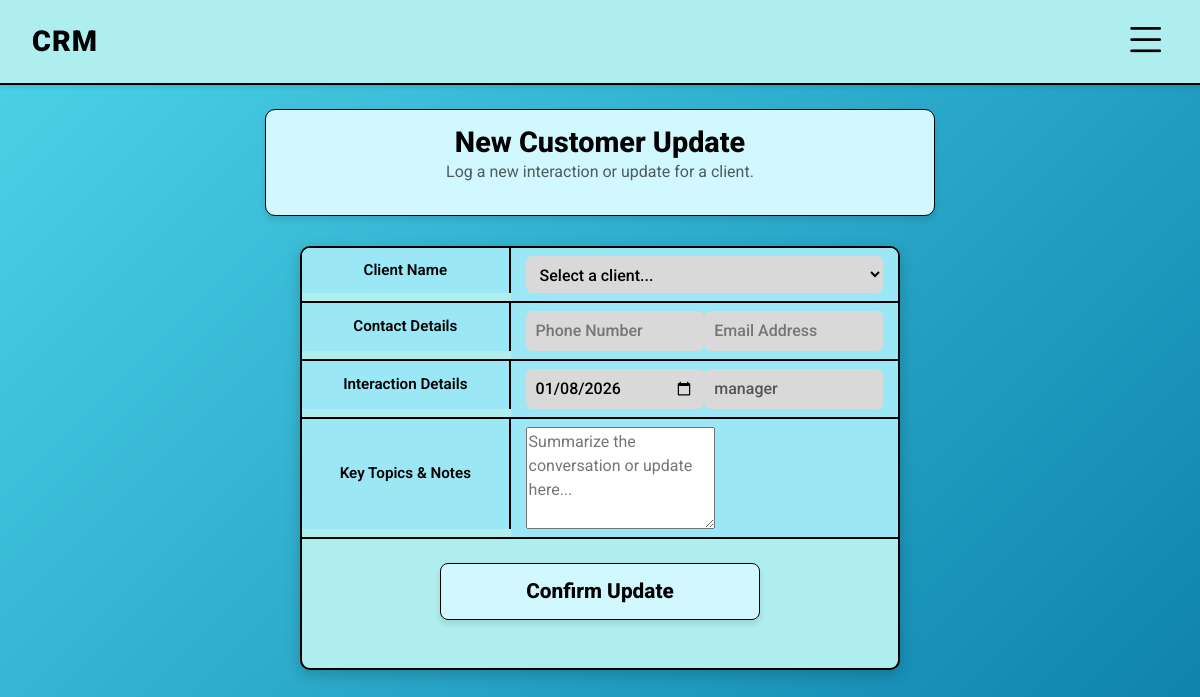
Before: /customers/1/add_contact (signed in) with the older database file.
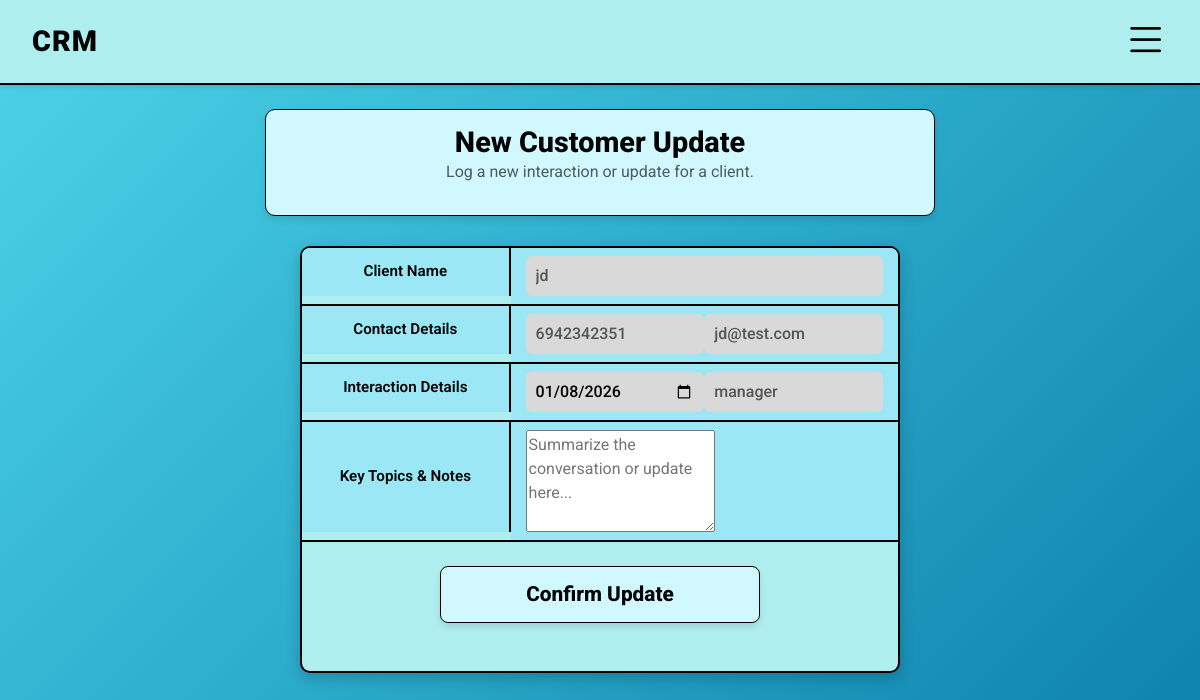
After: the same page with the newer database file.
### tables this page shows
CREATE TABLE customers (
            id INTEGER PRIMARY KEY AUTOINCREMENT,
            name TEXT NOT NULL,
            email TEXT,
            phone TEXT,
            company TEXT,
            category TEXT CHECK(category IN ('Lead', 'Active', 'Inactive', 'Cancelled')) DEFAULT 'Lead',
            is_active INTEGER DEFAULT 1,
            employee_id INTEGER,
            created_at TIMESTAMP DEFAULT CURRENT_TIMESTAMP,
            FOREIGN KEY (employee_id) REFERENCES users(id)
        );

### app.py (the view, shortened to what this page needs)
@app.route('/customers/<int:id>/add_contact', methods=['GET', 'POST'])
@login_required
def add_contact(id):
    db = get_db()
    cust = db.execute('SELECT * FROM customers WHERE id = ?', (id,)).fetchone()
    db.close()
    return render_template('add_contact.html', customer=cust)

### app.py (called while the page is built)
def get_db():
    conn = sqlite3.connect(DATABASE_PATH)
    conn.row_factory = sqlite3.Row
    return conn

def login_required(f):
    @wraps(f)
    def decorated_function(*args, **kwargs):
        if 'user_id' not in session:
            flash('You need to login to view this page.')
            return redirect(url_for('login'))
        return f(*args, **kwargs)
    return decorated_function

### templates/add_contact.html (shortened to what this page needs)
{% extends 'base_employee.html' %}
{% block content %}
<div class="page-header-box">
    <h2>New Customer Update</h2>
    <p class="text-muted">Log a new interaction or update for a client.</p>
</div>
<div class="custom-form-container">
    <form method="POST" id="updateForm">
        <div class="form-row">
            <label class="form-label" for="customer_select">Client Name</label>
            <div class="form-input">
                {% if customer %}
                    <input type="text" value="{{ customer.name }}" readonly class="input-readonly">
                {% else %}
                    <select name="customer_id" id="customer_select" required class="select-standard" style="width: 100%;">
                        <option value="" disabled selected>Select a client...</option>
                    </select>
                {% endif %}
            </div>
        </div>
        <div class="form-row">
            <label class="form-label">Contact Details</label>
            <div class="form-input split-input">
                <input type="text"
                       id="client_phone"
                       value="{{ customer.phone if customer else '' }}"
                       placeholder="Phone Number"
                       readonly
                       class="input-readonly"
                       title="Phone Number">
                <input type="text"
                       id="client_email"
                       value="{{ customer.email if customer else '' }}"
                       placeholder="Email Address"
                       readonly
                       class="input-readonly"
                       title="Email Address">
            </div>
        </div>
        <div class="form-row">
            <label class="form-label" for="contact_date">Interaction Details</label>
            <div class="form-input split-input">
                <input type="date"
                       name="contact_date"
                       id="contact_date"
                       class="input-standard"
                       required>
                <input type="text"
                       value="{{ session['username'] }}"
                       readonly
                       class="input-readonly"
                       title="Representative">
            </div>
        </div>
        <div class="form-row">
            <label class="form-label" for="notes">Key Topics & Notes</label>
            <div class="form-input">
                <textarea name="notes"
                          id="notes"
                          class="input-standard"
                          rows="4"
                          placeholder="Summarize the conversation or update here..."
                          required></textarea>
            </div>
        </div>
        <div class="btn-container-center">
            <button type="submit" class="btn-figma">Confirm Update</button>
        </div>
    </form>
</div>
{% endblock %}

Changed rows visible on the page:
added customers: name "jd", phone "6942342351", email "jd@test.com"
Other visible differences:
form field customer_id: "Select a client..." → (not shown)
